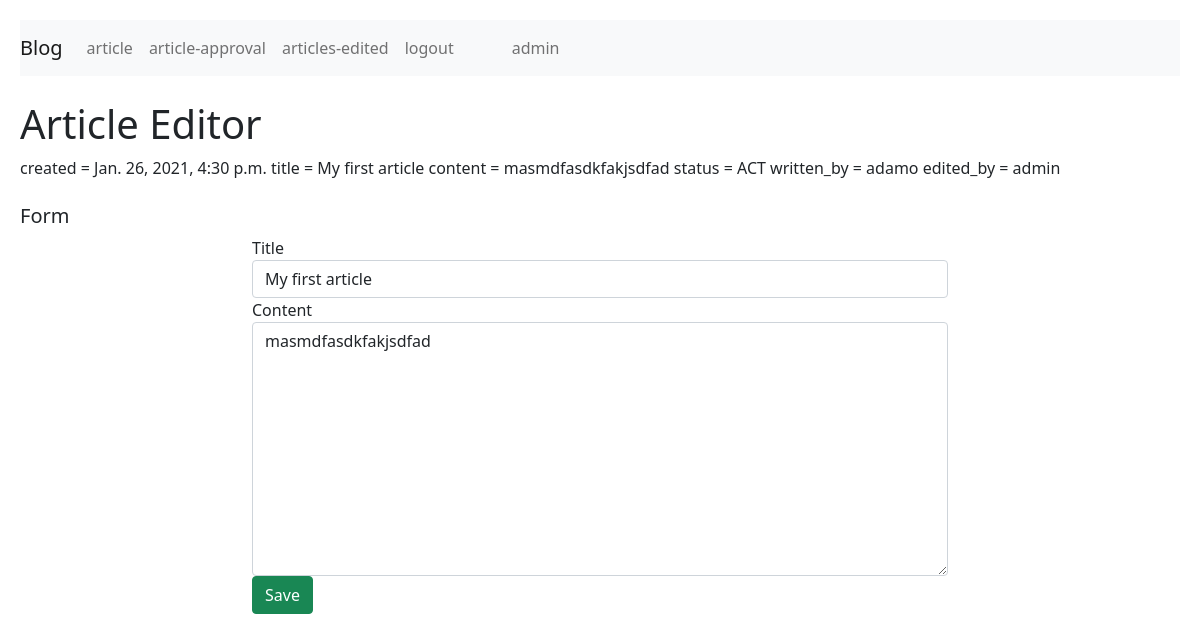
/article/1 (signed in), run on the app's committed database.
### blog/models.py (models this page shows, shortened)
class Article(models.Model):
    PENDING = 'PD'
    ACCEPTED = 'ACT'
    REJECTED = 'RJT'
    STATUS_CHOICES = [
        (PENDING, 'Pending'),
        (ACCEPTED, 'Accepted'),
        (REJECTED, 'Rejected'),
    ]
    created_at = models.DateTimeField(auto_now_add=True)
    modified_at = models.DateTimeField(auto_now=True)
    title = models.CharField(max_length=200)
    content = models.TextField()
    status = models.CharField(
        max_length=20, choices=STATUS_CHOICES, default=PENDING)
    written_by = models.CharField(max_length=200)
    edited_by = models.CharField(max_length=200, null=True)

### blog/views.py (the view)
# urls.py: path('article/<int:id>', articles),
def articles(request, id=None):
    if not request.user.is_authenticated:
        return HttpResponse(
            "Unauthorized! <a href='/login'> please login </a>")
    if request.method == 'POST':
        form = ArticleForm(request.POST)
        if id is None:
            form.save(request.user.username)
        else:
            Article.objects.filter(pk=id).update(
                title=form.data["title"],
                content=form.data["content"],
                edited_by=request.user.username)
        return HttpResponseRedirect('/article')
    elif id is None:
        form = ArticleForm()
        return render(request, "blog/article.html", {
            "article": None,
            "form": form
        })
    else:
        article = Article.objects.get(pk=id)
        form = ArticleForm(initial={
            'title': article.title,
            'content': article.content,
            'id': article.id
        })
        return render(request, "blog/article.html", {
            "article": article,
            "form": form,
            "id": article.id
        })

### blog/forms.py (shortened to what this page needs)
class ArticleForm(forms.Form):
    title = forms.CharField(label="Title", max_length=200,
                            widget=forms.TextInput(
                                attrs={"class": "form-control"}),
                            )
    content = forms.CharField(
        label="Content",
        max_length=10000,
        widget=forms.Textarea(attrs={"class": "form-control"}),
    )

### blog/templates/blog/article.html (shortened to what this page needs)
<!DOCTYPE html>
<html lang="en">
<head>
  <link rel="stylesheet" href="/static/blogtoy/style.css">
  <link href="https://cdn.jsdelivr.net/npm/bootstrap@5.0.0-beta1/dist/css/bootstrap.min.css" rel="stylesheet"
>
</head>
<body>
  <nav class="navbar navbar-expand-lg navbar-light bg-light">
    <a class="navbar-brand" href="/">Blog</a>
    <ul class="navbar-nav mr-auto">
      <li class="nav-item active">
        <a class="nav-link" href="/article">article </a>
      </li>
      <li class="nav-item">
        <a class="nav-link" href="/article-approval">article-approval</a>
      </li>
      <li class="nav-item">
        <a class="nav-link" href="/articles-edited">articles-edited</a>
      </li>
      <li class="nav-item">
        <a class="nav-link" href="/logout">logout</a>
      </li>
    </ul>
    <span style="margin-left: 50px;" class="navbar-text">
      {{user}}
    </span>
  </nav>
  <br>
  <h1>Article Editor </h1>
  {% if article%}
  created = {{article.created_at}}
  title = {{article.title}}
  content = {{article.content}}
  status = {{article.status}}
  written_by = {{article.written_by}}
  edited_by = {{article.edited_by}}
  {% endif %}
</body>
<div class='jumbotron'>
  <br>
  <h5> Form</h5>
  <form style="padding-left: 20%; padding-right: 20%;" method="post" action="{{id}}">
    {% for field in form %}
    <div class='form-group'>
      <label for="{{ field.name }}">{{ field.label }}</label>
      <br>
      {{ field }}
    </div>
    {% endfor %}
    <button class="btn btn-success" type="submit"> Save</button>
  </form>
</div>
</html>

### blog/static/blogtoy/style.css (style rules this page uses)
h1 { font-size: sans-serif; color: "red" }
body { padding: 20px; }

### data on the page
Article: created_at "Jan. 26, 2021, 4:30 p.m.", title "My first article", content "masmdfasdkfakjsdfad", status "ACT", written_by "adamo", edited_by "admin", form "My first article" "masmdfasdkfakjsdfad"

### other printed values
{{ user }} "admin"
{{ field.label }} "Title" "Content"
